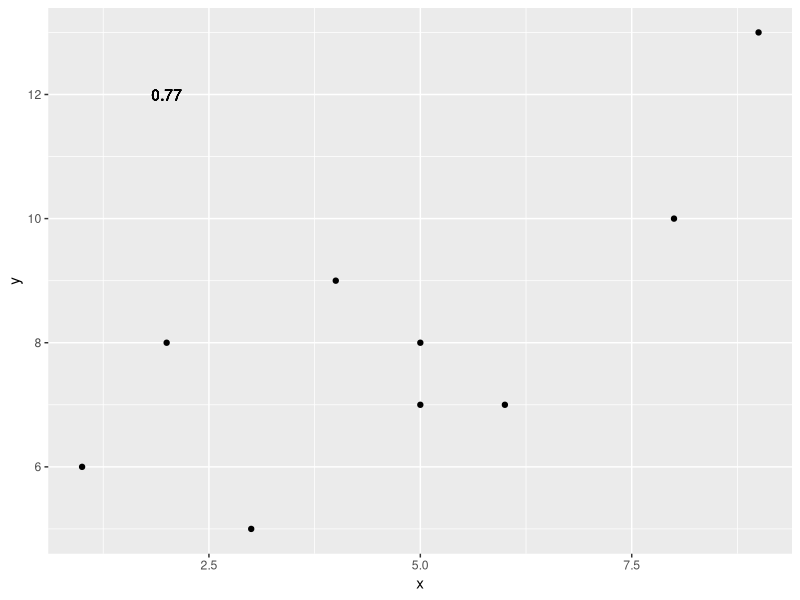
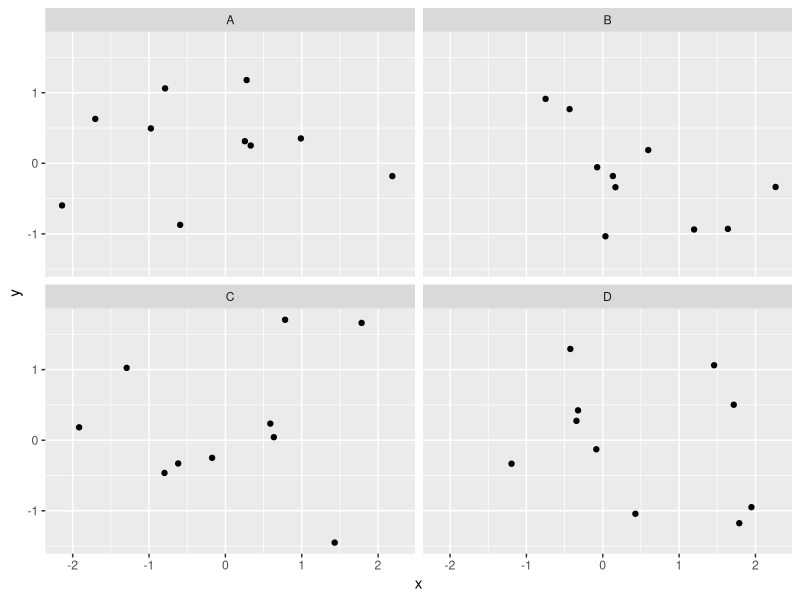
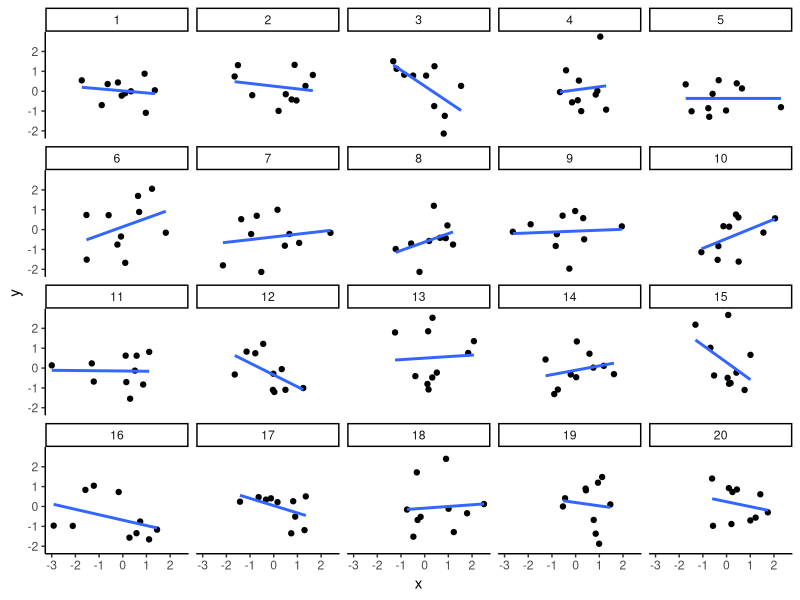

Generate these figures, in order, with R:
## ---- chunk 1
x  <- c(1,3,2,5,4,6,5,8,9)
y  <- c(6,5,8,7,9,7,8,10,13)
cor(x,y)
## ---- chunk 2
library(ggplot2)

# create data frame for plotting
my_df <- data.frame(x,y)

# plot it
ggplot(my_df, aes(x=x,y=y))+
  geom_point()+
  geom_text(aes(label = round(cor(x,y), digits=2), y=12, x=2 ))
## ---- chunk 3
x<-rnorm(40,0,1)
y<-rnorm(40,0,1)
conditions<-rep(c("A","B","C","D"), each=10)

all_df <- data.frame(conditions, x, y)

ggplot(all_df, aes(x=x,y=y))+
  geom_point()+
  facet_wrap(~conditions)

## ---- chunk 4
x<-rnorm(10*20,0,1)
y<-rnorm(10*20,0,1)
conditions<-rep(1:20, each=10)

all_df <- data.frame(conditions, x, y)

ggplot(all_df, aes(x=x,y=y))+
  geom_point()+
  geom_smooth(method=lm, se=FALSE)+
  facet_wrap(~conditions)+
  theme_classic()

